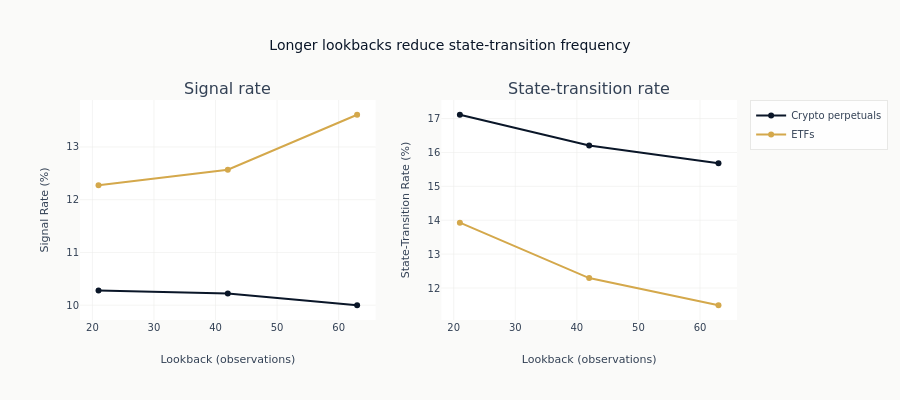

Notebook cell for this chart:
### Markdown cell above
Both panels use the same ordered lookback grid for each prediction set.

### Code cell
fig = make_subplots(rows=1, cols=2, subplot_titles=["Signal rate", "State-transition rate"])
for case_study in CASE_STUDIES:
    data = lookback_plot_data[case_study]
    fig.add_trace(
        go.Scatter(
            x=data["window"].to_list(),
            y=(data["signal_rate"] * 100).to_list(),
            name=str(CASE_STUDIES[case_study]["display"]),
            mode="lines+markers",
            line=dict(color=CASE_STUDY_COLORS[case_study]),
            marker=dict(color=CASE_STUDY_COLORS[case_study]),
        ),
        row=1,
        col=1,
    )
    fig.add_trace(
        go.Scatter(
            x=data["window"].to_list(),
            y=(data["transition_rate"] * 100).to_list(),
            name=str(CASE_STUDIES[case_study]["display"]),
            mode="lines+markers",
            line=dict(color=CASE_STUDY_COLORS[case_study]),
            marker=dict(color=CASE_STUDY_COLORS[case_study]),
            showlegend=False,
        ),
        row=1,
        col=2,
    )
fig.update_layout(
    title="Longer lookbacks reduce state-transition frequency",
    height=400,
    margin=dict(t=100, r=140),
    legend=dict(x=1.02, y=1.0, xanchor="left", yanchor="top"),
)
fig.update_xaxes(title_text="Lookback (observations)", row=1, col=1)
fig.update_xaxes(title_text="Lookback (observations)", row=1, col=2)
fig.update_yaxes(title_text="Signal Rate (%)", row=1, col=1)
fig.update_yaxes(title_text="State-Transition Rate (%)", row=1, col=2)
fig.show()

### Figure 1 — Plotly figure (JSON) as saved in the notebook; plotly's stock layout.template omitted (floating-point values rounded to 4 significant figures)
{"data": [{"line": {"color": "#0a1628"}, "marker": {"color": "#0a1628"}, "mode": "lines+markers", "name": "Crypto perpetuals", "type": "scatter", "x": [21, 42, 63], "xaxis": "x", "y": [10.28, 10.22, 9.999], "yaxis": "y"}, {"line": {"color": "#0a1628"}, "marker": {"color": "#0a1628"}, "mode": "lines+markers", "name": "Crypto perpetuals", "showlegend": false, "type": "scatter", "x": [21, 42, 63], "xaxis": "x2", "y": [17.11, 16.2, 15.68], "yaxis": "y2"}, {"line": {"color": "#D4A84B"}, "marker": {"color": "#D4A84B"}, "mode": "lines+markers", "name": "ETFs", "type": "scatter", "x": [21, 42, 63], "xaxis": "x", "y": [12.27, 12.57, 13.61], "yaxis": "y"}, {"line": {"color": "#D4A84B"}, "marker": {"color": "#D4A84B"}, "mode": "lines+markers", "name": "ETFs", "showlegend": false, "type": "scatter", "x": [21, 42, 63], "xaxis": "x2", "y": [13.93, 12.29, 11.49], "yaxis": "y2"}], "layout": {"annotations": [{"font": {"size": 16}, "showarrow": false, "text": "Signal rate", "x": 0.225, "xanchor": "center", "xref": "paper", "y": 1.0, "yanchor": "bottom", "yref": "paper"}, {"font": {"size": 16}, "showarrow": false, "text": "State-transition rate", "x": 0.775, "xanchor": "center", "xref": "paper", "y": 1.0, "yanchor": "bottom", "yref": "paper"}], "height": 400, "legend": {"x": 1.02, "xanchor": "left", "y": 1.0, "yanchor": "top"}, "margin": {"r": 140, "t": 100}, "title": {"text": "Longer lookbacks reduce state-transition frequency"}, "xaxis": {"anchor": "y", "domain": [0.0, 0.45], "title": {"text": "Lookback (observations)"}}, "xaxis2": {"anchor": "y2", "domain": [0.55, 1.0], "title": {"text": "Lookback (observations)"}}, "yaxis": {"anchor": "x", "domain": [0.0, 1.0], "title": {"text": "Signal Rate (%)"}}, "yaxis2": {"anchor": "x2", "domain": [0.0, 1.0], "title": {"text": "State-Transition Rate (%)"}}}}
